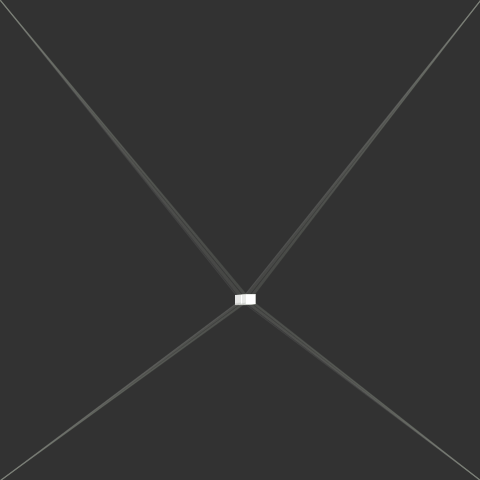
Frame 1 (no input)
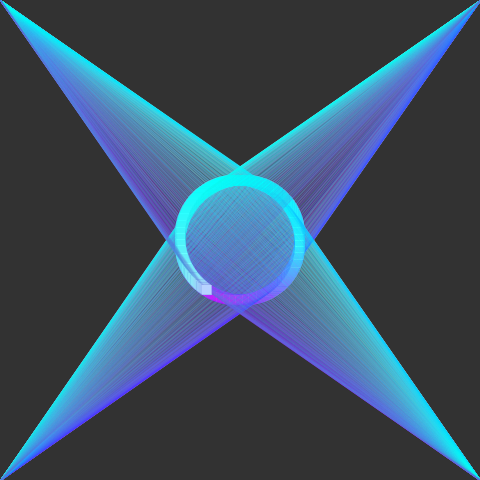
Frame 60 (the mouse pressed at the canvas centre just before this capture)
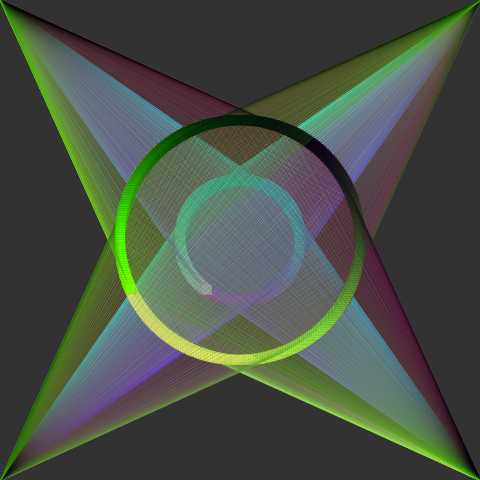
Frame 120 (the mouse held since frame 60 and released just before this capture)

The Processing sketch that drew these frames (run headless with seeded random() and noise(); from frame 60 on, the mouse is pressed at the canvas centre):

// Processing sketch: first
// ── first.pde

void setupBackground() {
  background(50);
}

void setup() {
  size(480, 480);
  setupBackground();
  stroke(200);
  rectMode(CENTER);
}

float f = 0;

void draw() {
  
   float mx = (1.0f - (mouseX / (float)width)) * 2.0;
   float my = (1.0f - (mouseY / (float)height)) * 2.0;
   
   float sx = width / (4 * mx);
   float sy = height / (4 * my);
   for(int i = 0; i < 10; ++i) {
    float x = (width/2) +  (sin(f) * sx);
    float y = (height/2) + (cos(f) * sy);
    
    f += 0.02;
    
    float cx = sin01(f * 0.5) * 255;
    float cy = sin01(f * 0.8) * 255;
    float cz = sin01(f * 0.2) * 255;
    stroke(cx, cy, cz, 50);
    fill(cx * 2, cy * 2, cz * 2);
    
    line(0,0, x, y);
    line(width, 0, x, y);
    line(0, height, x, y);
    line(width, height, x, y);
    
    rect(x, y, 10, 10);
  }
}

void mousePressed() {
  background(200, 20, 0);
}

void mouseReleased() {
  setupBackground();
}
// ── utils.pde
float sin01(float f) {
  return (sin(f) + 1.0f) * 0.5;
}
